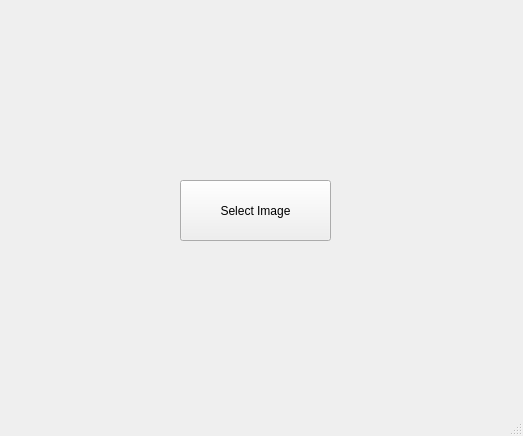
<?xml version="1.0" encoding="UTF-8"?>
<ui version="4.0">
 <class>MainWindow</class>
 <widget class="QMainWindow" name="MainWindow">
  <property name="geometry">
   <rect>
    <x>0</x>
    <y>0</y>
    <width>523</width>
    <height>436</height>
   </rect>
  </property>
  <property name="windowTitle">
   <string>MainWindow</string>
  </property>
  <widget class="QWidget" name="centralwidget">
   <widget class="QPushButton" name="pushButton">
    <property name="geometry">
     <rect>
      <x>180</x>
      <y>180</y>
      <width>151</width>
      <height>61</height>
     </rect>
    </property>
    <property name="text">
     <string>Select Image</string>
    </property>
   </widget>
  </widget>
  <widget class="QMenuBar" name="menubar">
   <property name="geometry">
    <rect>
     <x>0</x>
     <y>0</y>
     <width>523</width>
     <height>26</height>
    </rect>
   </property>
  </widget>
  <widget class="QStatusBar" name="statusbar"/>
 </widget>
 <resources/>
 <connections/>
</ui>
